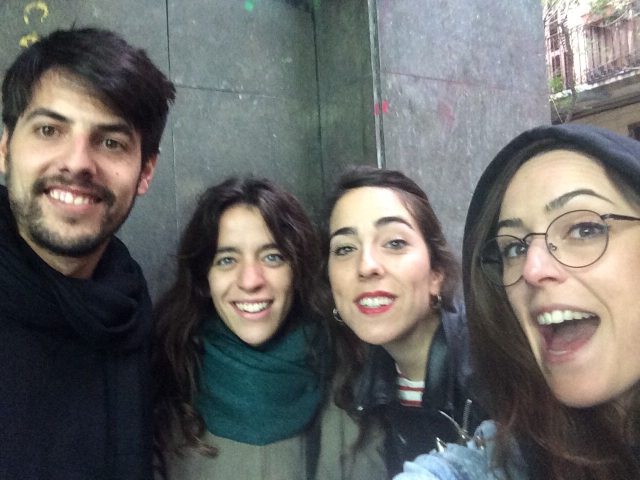
#> input picture imgs/origsmall14.jpeg, 1280 x 960 px, given in place of origsmall14.jpg, which was not available (shown at 1/2 size)
$ jupyter execute --allow-errors jn2.ipynb   (text cells are left out)
#> lines starting #> are read from the running program, lines starting #| are printed output that depends on the picture; pictures that were not available may be replaced by others from this repository, and a replacement may not be noted
[cell 1]
import numpy as np
import pandas as pd

import os
import sys
sys.path.append('../src')

import wget
import cv2
import matplotlib.pyplot as plt
import matplotlib.image as imgplt
from PIL import Image
from pathlib import Path
    # https://realpython.com/python-pathlib/
    # https://github.com/chris1610/pbpython/blob/master/extras/Pathlib-Cheatsheet.pdf
    # https://zetcode.com/python/pathlib/
#import src.code1_data as go

[cell 2]
Path.cwd()

[cell 3]
Path.home()

[cell 4]
 ### BEST EXPLANATION OF CNN!!!
# https://medium.com/@ageitgey/machine-learning-is-fun-part-3-deep-learning-and-convolutional-neural-networks-f40359318721

[cell 5]
# 2, 13, 14, 21, 24
pth = "../imgs/origsmall24.jpg"
img = cv2.imread(pth)
#> (the rest of this cell did not finish here and is left out)

[cell 6]
def load_gray(path):
    img = cv2.imread(pth)
    gray = cv2.cvtColor(img, cv2.COLOR_BGR2GRAY) # array 1002 x 1334
    #plt.imshow(gray)
    return img

[cell 7]
haar_face = 'https://raw.githubusercontent.com/opencv/opencv/master/data/haarcascades/haarcascade_frontalface_default.xml'
haar_eyes = 'https://raw.githubusercontent.com/opencv/opencv/master/data/haarcascades/haarcascade_eye.xml'
haar_smile = 'https://raw.githubusercontent.com/opencv/opencv/master/data/haarcascades/haarcascade_smile.xml'
# wget.download(haar_face)
# wget.download(haar_eyes)
# wget.download(haar_smile)

[cell 8]
face_cascade = cv2.CascadeClassifier('haarcascade_frontalface_default.xml')
eye_cascade = cv2.CascadeClassifier('haarcascade_eye.xml')
smile_cascade = cv2.CascadeClassifier('haarcascade_smile.xml')
print(face_cascade, eye_cascade, smile_cascade)

[cell 9]
def transfImag(path):
#> called with path = '../imgs/origsmall14.jpg'
    print ('transforming image from {}'.format(path))

    input_img=cv2.imread(path)
#> input_img is the input picture: shape (960, 1280, 3); mean B, G, R 101.6, 103.7, 104.2
    input_img=cv2.cvtColor(input_img, cv2.COLOR_BGR2GRAY)
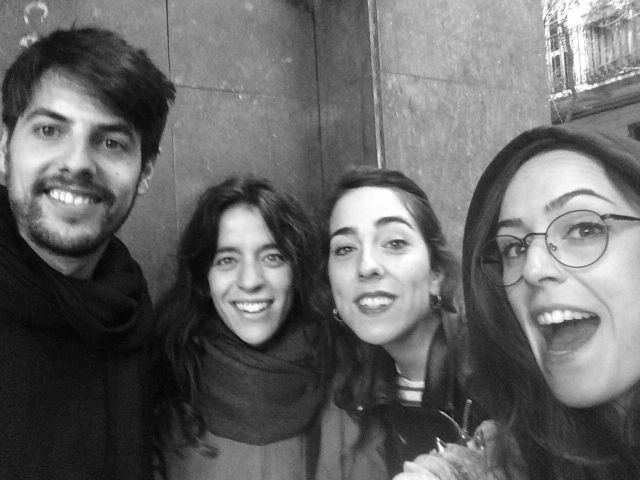
#> input_img: shape (960, 1280) (shown at 1/2 size); min 0, max 255, mean 103.6
    faces = face_cascade.detectMultiScale(input_img, 1.25, 6)
#> faces = [[390, 438, 211, 211], [16, 159, 281, 281], [602, 377, 282, 282]]
    x,y,w,h = faces[0]
#> x = 390; y = 438; w = 211; h = 211
    img_data= input_img[y:y+h,x:x+w]
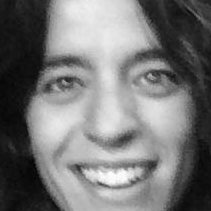
#> img_data: shape (211, 211); min 0, max 253, mean 118.4
    img_data=cv2.resize(img_data,(48,48))
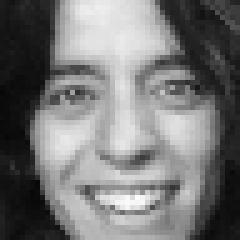
#> img_data: shape (48, 48) (shown 5 times larger); min 7, max 252, mean 118.3

    img_data = np.stack(img_data)
    img_data = img_data / 255.0

    return img_data

[cell 10]
pth = "../imgs/origsmall14.jpg"
pict = transfImag(pth)  # transform pic
print(pict.shape)
#| (48, 48)
input_img=cv2.imread('../imgs/origsmall14.jpg') # get the array of the original pic

[cell 11]
input_img.shape
#> Out = (960, 1280, 3)

[cell 12]
plt.imshow(input_img)

[cell 13]
plt.subplot(121)
plt.imshow(input_img) # original pic
plt.subplot(122)
plt.imshow(Image.fromarray(pict.squeeze()*255)) # transformed pic

pict = np.expand_dims(pict,axis=0).reshape(np.expand_dims(pict,axis=0).shape[0], 48, 48, 1)
print(pict.shape)
#| (1, 48, 48, 1)
#pred2 = model.predict(PIC)[0]
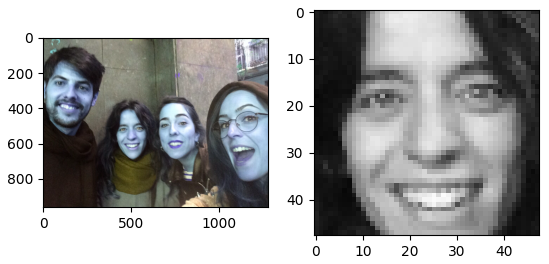
#> figure drawn by matplotlib, 2 panels; B, G, R data is drawn as R, G, B

[cell 14]
"""
bunchofphotos = list(range(1,38))
print(bunchofphotos)
"""

#> (a cell that did not finish here is left out)

[cell 16]
pth = "../imgs/origsmall21.jpg"
#> pth = '../imgs/origsmall21.jpg'
img = cv2.imread(pth)
#> (the rest of this cell did not finish here and is left out)

[cell 17]
# https://github.com/ageitgey/face_recognition#face-recognition

# https://github.com/ageitgey/face_recognition/blob/master/examples/facerec_from_webcam_faster.py

[cell 18]
scaling_factor = 1.3
nearest_neighs = 5
pth = "../imgs/origsmall21.jpg"
img = cv2.imread(pth)
#> (the rest of this cell did not finish here and is left out)

#> (a cell that did not finish here is left out)

[cell 20]
for i in range(1,6):
    print(i)

$ run again, with imgs/origsmall28.jpeg copied over imgs/origsmall14.jpeg
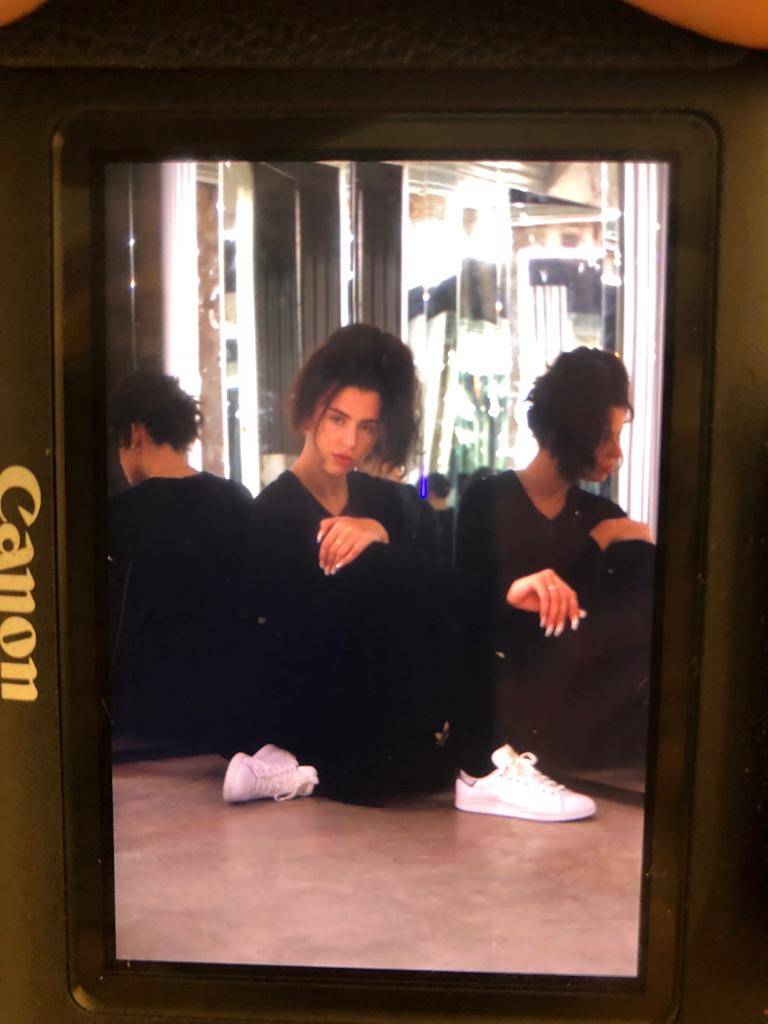
#> input picture imgs/origsmall28.jpeg, 768 x 1024 px, given in place of origsmall14.jpg, which was not available
#> in transfImag, input_img is the input picture: shape (1024, 768, 3); mean B, G, R 62.1, 71.9, 91.9
#> in transfImag, `input_img=cv2.cvtColor(input_img, cv2.COLOR_BGR2GRAY)`:
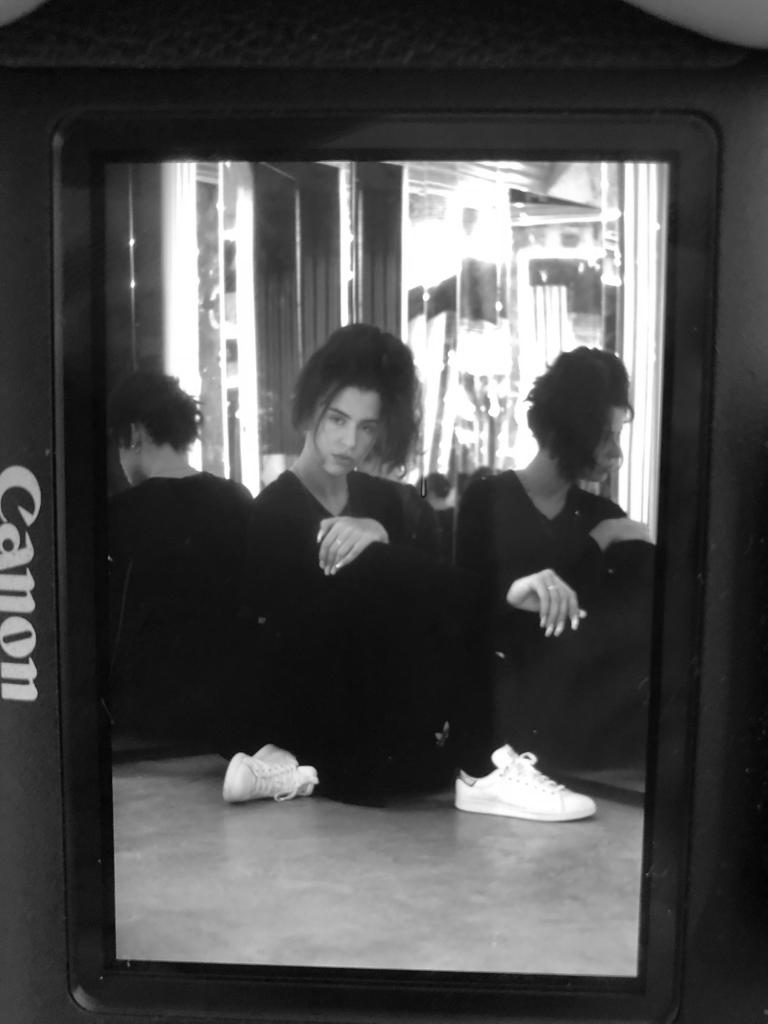
#> input_img: shape (1024, 768); min 1, max 255, mean 76.8
#> faces = [[311, 392, 80, 80]]
#> x = 311; y = 392; w = 80
#| (48, 48)
#| (1, 48, 48, 1)
#> `[cell 13] plt.subplot(121) plt.imshow(input_img)`:
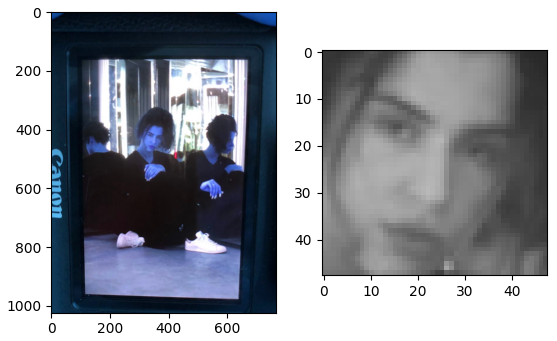
#> figure drawn by matplotlib, 2 panels; B, G, R data is drawn as R, G, B
#> pth = '../imgs/origsmall21.jpg'
